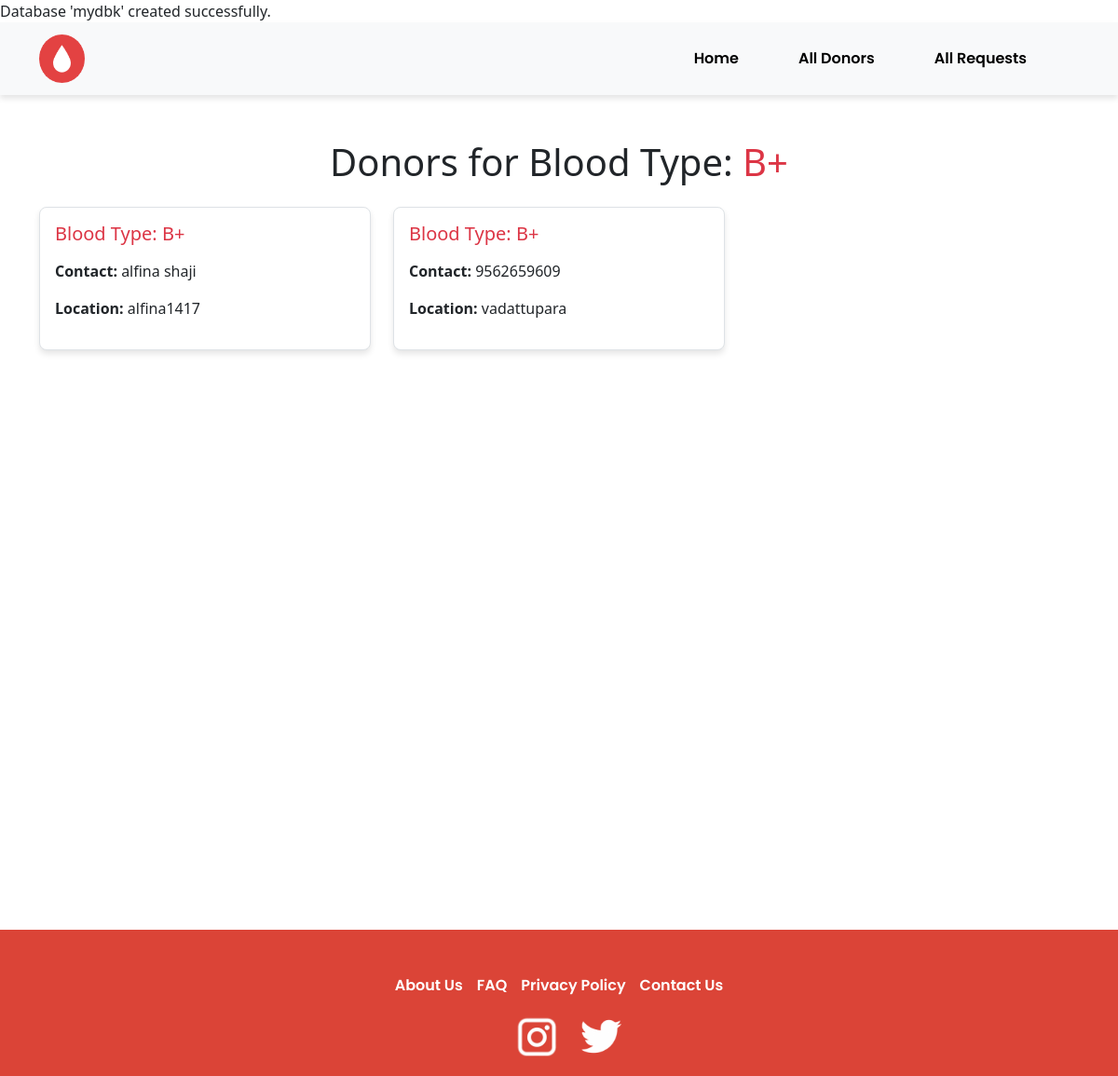
Screenshot of /blood-details.php?type=B+ with the database file from the repository.
### tables this page shows
CREATE TABLE IF NOT EXISTS `finddonortable` (
  `id` int UNSIGNED NOT NULL AUTO_INCREMENT,
  `phonenumber` varchar(30) NOT NULL,
  `locationfind` varchar(50) DEFAULT NULL,
  `bloodselect` varchar(50) DEFAULT NULL,
  `reg_date` timestamp NULL DEFAULT CURRENT_TIMESTAMP ON UPDATE CURRENT_TIMESTAMP,
  PRIMARY KEY (`id`)
);

### blood-details.php (the view, shortened to what this page needs)
<?php
require("./lib/db/conn.php");
try {
    $bloodselect = isset($_GET['type']) ? $_GET['type'] : '';
    $pdo = $db->conn;
    $stmt = $pdo->prepare("SELECT * FROM finddonortable WHERE bloodselect = :bloodselect");
    $stmt->bindParam(':bloodselect', $bloodselect, PDO::PARAM_STR);
    $stmt->execute();
    $details = $stmt->fetchAll(PDO::FETCH_ASSOC);
    ?>
    <!DOCTYPE html>
    <html lang="en">
    <head>
        <link href="css/main.css" rel="stylesheet"/>
        <link href="https://cdn.jsdelivr.net/npm/bootstrap@5.3.3/dist/css/bootstrap.min.css" rel="stylesheet">
    </head>
    <body>
    <?php
  require("./header.php")
  ?>
    <div class="container my-5" style="height: 100vh;">
        <?php if (!empty($details)): ?>
            <h1 class="text-center mb-4">Donors for Blood Type: <span class="text-danger"><?= htmlspecialchars($bloodselect) ?></span></h1>
            <div class="row">
                <?php foreach ($details as $detail): ?>
                    <div class="col-md-4 mb-4">
                        <div class="donor-card p-3">
                            <h5 class="mb-3">Blood Type: <?= htmlspecialchars($detail['bloodselect']) ?></h5>
                            <p><strong>Contact:</strong> <?= htmlspecialchars($detail['phonenumber']) ?></p>
                            <p><strong>Location:</strong> <?= htmlspecialchars($detail['locationfind']) ?></p>
                        </div>
                    </div>
                <?php endforeach; ?>
            </div>
        <?php else: ?>
            <div class="text-center">
                <p class="alert alert-warning">No donors found for blood type <strong><?= htmlspecialchars($bloodselect) ?></strong>.</p>
            </div>
        <?php endif; ?>
    </div>
    <div class="container-fluid bgcolorapply">
<div class="row pt-5">
  <div class="col">
  <div class="row">
<div class="col col-sm-3 col-md-3 col-lg-3 col-xl-3"></div>
<div class="col col-sm-6 col-md-6 col-lg-6 col-xl-6 footertext">
  <a class="navbar-brand" href="#">About Us</a>
  <a class="navbar-brand" href="#">FAQ</a>
  <a class="navbar-brand" href="#">Privacy Policy</a>
  <a class="navbar-brand" href="#">Contact Us</a>
</div>
<div class="col col-sm-3 col-md-3 col-lg-3 col-xl-3"></div>
<div class="col-12 col-sm-12 col-xl-12 text-center">
  <img src="images/sm_5af2d4cabfdf2-removebg-preview.png"/>
  <img src="images/twitter-icon-white-transparent-11549537259z0sowbg17j-removebg-preview.png"/>
</div>
</div>
</div>
</div>
</div>
    </body>
    </html>
    <?php
} catch (PDOException $e) {
    echo "Error: " . $e->getMessage();
}
?>

### css/style.css (style rules this page uses)
:root { --bg-color: #b6b6b6; --btn-color: #dc3545; --bld-color: #707070; --secondary-color: #ffffff; --tertiary-color: #000; --bsn-color: #dddddd; }
.footertext { font-family: semibold; color: var(--secondary-color); display: flex; justify-content: center; gap: 15px; }
.bgcolorapply { background-color: var(--btn-color); }

### css/signin.css (style rules this page uses)
:root { --bg-color:#B6B6B6; --btn-color:#DB4437; --bld-color:#707070; --secondary-color:#ffffff; --tertiary-color:#000; }

### css/search.css (style rules this page uses)
:root { --bg-color: #b6b6b6; --btn-color: #db4437; --bld-color: #707070; --secondary-color: #ffffff; --tertiary-color: #000; --active-color: #37db5e; }

### blood-details.php (style rules this page uses)
body { background-color: #fff1f1; }
.donor-card { background-color: white; border: 1px solid #dee2e6; border-radius: 0.5rem; box-shadow: 0 4px 6px rgba(0, 0, 0, 0.1); transition: transform 0.3s, box-shadow 0.3s; }
.donor-card h5 { color: #dc3545; }

### rows the page displays
finddonortable: bloodselect "B+", phonenumber "alfina shaji", locationfind "alfina1417"
finddonortable: bloodselect "B+", phonenumber "9562659609", locationfind "vadattupara"

### other values shown
$this->dbname "mydbk"
$bloodselect "B+"
